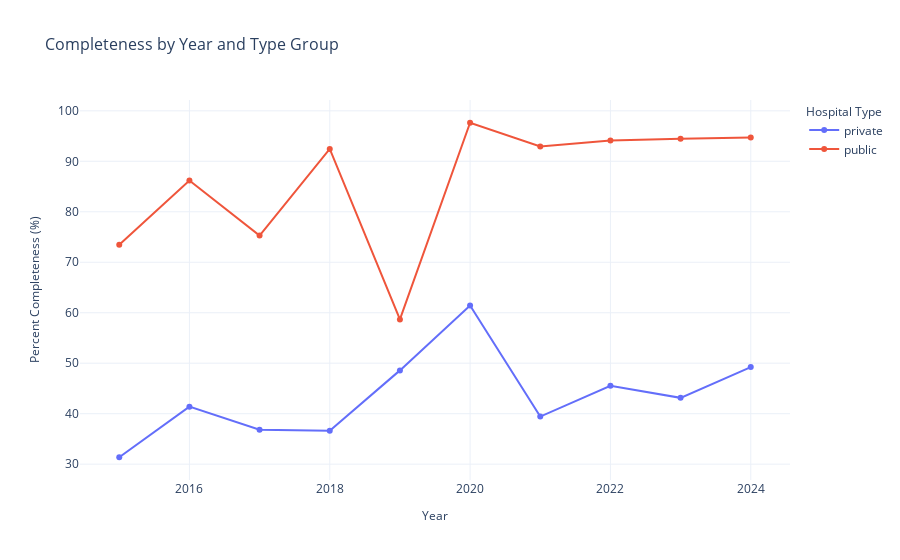

The notebook cell this image was saved under:
### Markdown cell above
### 3.1 Check the completeness of data
The completeness of the data was analyzed before further processing:
- The dataset was merged with hospital metadata to evaluate the number and percentage of hospitals reporting data annually, categorized by type (public or private).
- The average percentage of hospital participation was calculated for each type.
- A time-series line graph illustrates trends in hospital data submission percentages over the years.

### Code cell
# Check the completeness of data
df = spc_df.copy()

# Format hospital ID and clean time data
df['hosp_id'] = df['hosp_id'].apply(lambda x: f'{x:05}') # Format to 5 digits
df = df[df['time'] != 'ไม่มีการบันทึกข้อมูล']
df['time'] = df['time'].apply(lambda x: int(x[-4:]) - 543) # Convert BE to CE
df.rename(columns={'time': 'year'}, inplace=True)
df['spc'] = df['spc'].apply(lambda x: 'แพทย์' if x == 'นายแพทย์' else x)
df = pd.merge(df, hosp[['hcode', 'htype']], how='left', left_on='hosp_id', right_on='hcode')
df['type_gr'] = df['htype'].apply(lambda x: 'private' if x == 'โรงพยาบาลเอกชน' else 'public')

# Remove duplicate rows
df = df.drop_duplicates(keep='first')
df = df[df['year'] >= 2015]

complete = df.groupby(['year', 'type_gr'])['hosp_id'].nunique().reset_index(name='count')
# Add percent column with proper formatting
complete['percent'] = complete.apply(
    lambda row: f"{(row['count'] / 459) * 100:.2f}" if row['type_gr'] == 'private' 
                else f"{(row['count'] / 1101) * 100:.2f}", axis=1
)

# Convert the 'percent' column to numeric for calculations (removing string formatting)
complete['percent'] = complete['percent'].astype(float)

# Calculate the average percentage for each type group
average_percent = complete.groupby('type_gr')[['count', 'percent']].mean()

# Assuming `complete` is a DataFrame with columns 'year', 'percent', and 'type_gr'
fig = go.Figure()

# Grouping data by 'type_gr' and adding a trace for each group
for group in complete['type_gr'].unique():
    group_data = complete[complete['type_gr'] == group]
    fig.add_trace(go.Scatter(
        x=group_data['year'],
        y=group_data['percent'],
        mode='lines+markers',
        name=group  # Use the group name as the legend entry
    ))

# Updating layout and axis titles
fig.update_layout(
    title="Completeness by Year and Type Group",
    xaxis_title="Year",
    yaxis_title="Percent Completeness (%)",
    title_font_size=16,
    legend_title="Hospital Type",
    legend_title_font_size=12,
    xaxis_title_font_size=12,
    yaxis_title_font_size=12,
    template="plotly_white"
)

# Displaying the results
print("Average percentage completeness:")
print(average_percent)
fig.show()

### Figure 1 — Plotly figure (JSON) as saved in the notebook; plotly's stock layout.template omitted (floating-point values rounded to 4 significant figures)
{"data": [{"mode": "lines+markers", "name": "private", "type": "scatter", "x": [2015, 2016, 2017, 2018, 2019, 2020, 2021, 2022, 2023, 2024], "y": [31.37, 41.39, 36.82, 36.6, 48.58, 61.44, 39.43, 45.53, 43.14, 49.24]}, {"mode": "lines+markers", "name": "public", "type": "scatter", "x": [2015, 2016, 2017, 2018, 2019, 2020, 2021, 2022, 2023, 2024], "y": [73.48, 86.19, 75.3, 92.46, 58.67, 97.64, 92.92, 94.1, 94.46, 94.73]}], "layout": {"legend": {"title": {"font": {"size": 12}, "text": "Hospital Type"}}, "title": {"font": {"size": 16}, "text": "Completeness by Year and Type Group"}, "xaxis": {"title": {"font": {"size": 12}, "text": "Year"}}, "yaxis": {"title": {"font": {"size": 12}, "text": "Percent Completeness (%)"}}}}
